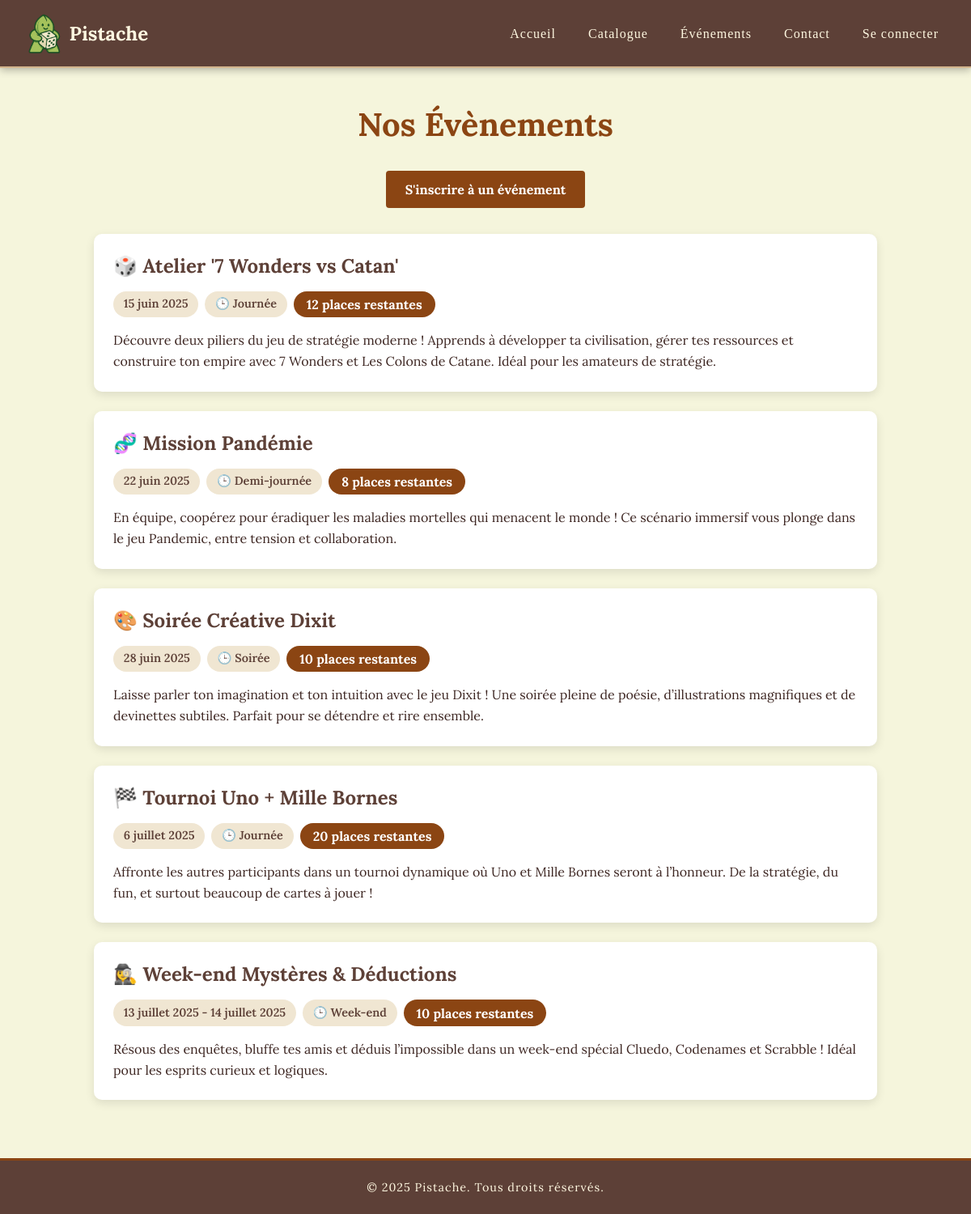
Screenshot of /evenements.php with the database file from the repository.
### tables this page shows
CREATE TABLE evenement(
    id_evenement INT NOT NULL AUTO_INCREMENT,
    titre VARCHAR(100) NOT NULL,
    description TEXT NOT NULL,
    date_debut DATE NOT NULL,
    date_fin DATE NOT NULL,
    capacite_max INT NOT NULL,
    duree_type VARCHAR(50) NOT NULL,
    CONSTRAINT PK_EVENT PRIMARY KEY (id_evenement)
);

### config/config.php (called while the page is built, shortened)
<?php
function estConnecte() {
    return !empty($_SESSION['id_utilisateur']);
}

### evenements.php (the view, shortened to what this page needs)
<?php
require_once __DIR__ . '/config/config.php';
try {
    $conn = connexionBDD();
    $stmt = $conn->prepare("
        SELECT
            e.id_evenement,
            e.titre,
            e.description,
            e.date_debut,
            e.date_fin,
            e.capacite_max,
            e.duree_type,
            COALESCE(SUM(CASE WHEN i.status = 'validé' THEN (1 + COALESCE(i.nb_accompagnant, 0)) ELSE 0 END), 0) as places_prises
        FROM evenement e
        LEFT JOIN inscription i ON e.id_evenement = i.id_evenement
        WHERE e.date_debut >= CURDATE()
        GROUP BY e.id_evenement, e.titre, e.description, e.date_debut, e.date_fin, e.capacite_max, e.duree_type
        ORDER BY e.date_debut ASC
    ");
    $stmt->execute();
    $evenements = $stmt->fetchAll(PDO::FETCH_ASSOC);
} catch (PDOException $e) {
    $evenements = [];
    error_log("Erreur lors de la récupération des événements : " . $e->getMessage());
}
function formatDateFrancais($date) {
    $mois = [
        1 => 'janvier', 2 => 'février', 3 => 'mars', 4 => 'avril',
        5 => 'mai', 6 => 'juin', 7 => 'juillet', 8 => 'août',
        9 => 'septembre', 10 => 'octobre', 11 => 'novembre', 12 => 'décembre'
    ];
    $dateObj = new DateTime($date);
    $jour = $dateObj->format('j');
    $moisNum = (int)$dateObj->format('n');
    $annee = $dateObj->format('Y');
    return $jour . ' ' . $mois[$moisNum] . ' ' . $annee;
}
function getEmojiParTitre($titre) {
    if (stripos($titre, 'wonders') !== false || stripos($titre, 'catan') !== false) {
        return '🎲';
    } elseif (stripos($titre, 'pandémie') !== false || stripos($titre, 'pandemic') !== false) {
        return '🧬';
    } elseif (stripos($titre, 'dixit') !== false) {
        return '🎨';
    } elseif (stripos($titre, 'uno') !== false || stripos($titre, 'mille bornes') !== false) {
        return '🏁';
    } elseif (stripos($titre, 'mystère') !== false || stripos($titre, 'déduction') !== false) {
        return '🕵️‍♀️';
    } else {
        return '🎮';
    }
}
function getIconeDuree($durée_type) {
    switch (strtolower($durée_type)) {
        case 'journée':
            return '🕒 Journée';
        case 'demi-journée':
            return '🕒 Demi-journée';
        case 'soirée':
            return '🕒 Soirée';
        case 'week-end':
            return '🕒 Week-end';
    }
}
include_once 'includes/header.php';
?>
<main>
    <div class="page-content">
    <h1>Nos Évènements</h1>
    </div>
    <a href="inscription_formulaire.html" class="inscription-btn">S'inscrire à un événement</a>
    <?php if (!empty($evenements)): ?>
        <?php foreach ($evenements as $evenement): ?>
            <?php
            $places_restantes = $evenement['capacite_max'] - $evenement['places_prises'];
            $emoji = getEmojiParTitre($evenement['titre']);
            $icone_duree = getIconeDuree($evenement['duree_type']);
            if ($evenement['date_debut'] === $evenement['date_fin']) {
                $date_affichage = formatDateFrancais($evenement['date_debut']);
            } else {
                $date_affichage = formatDateFrancais($evenement['date_debut']) . ' - ' . formatDateFrancais($evenement['date_fin']);
            }
            ?>
            <div class="event">
                <h2><?php echo $emoji; ?> <?php echo htmlspecialchars($evenement['titre']); ?></h2>
                <div class="tags">
                    <span class="tag"><?php echo $date_affichage; ?></span>
                    <span class="tag"><?php echo $icone_duree; ?></span>
                    <span class="places"><?php echo $places_restantes; ?> place<?php echo $places_restantes > 1 ? 's' : ''; ?> restante<?php echo $places_restantes > 1 ? 's' : ''; ?></span>
                </div>
                <p><?php echo htmlspecialchars($evenement['description']); ?></p>
            </div>
        <?php endforeach; ?>
    <?php endif; ?>
</main>
<?php include_once 'includes/footer.php'; ?>

### includes/header.php (shortened to what this page needs)
<?php
require_once __DIR__ . '/../config/config.php';
?>
<!DOCTYPE html>
<html lang="fr">
<head>
    <link rel="stylesheet" href="https://cdnjs.cloudflare.com/ajax/libs/font-awesome/5.15.4/css/all.min.css">
    <link rel="stylesheet" href="assets/css/style.css">
</head>
<body>
<header>
    <a href="index.php" class="logo">
        <img src="assets/images/pistache-logo.png" alt="Logo Pistache" />
        Pistache
    </a>
    <nav>
        <ul id="mainMenu">
            <li><a href="index.php">Accueil</a></li>
            <li><a href="catalogue.php">Catalogue</a></li>
            <li><a href="evenements.php">Événements</a></li>
            <li><a href="contact.php">Contact</a></li>
            <?php if (estConnecte()): ?>
                <li class="dropdown">
                    <a href="#" class="dropdown-toggle">
                        <i class="fas fa-user-circle"></i>
                        <?php echo isset($_SESSION['prenom']) ? $_SESSION['prenom'] : 'Utilisateur'; ?>
                        <i class="fas fa-chevron-down"></i>
                    </a>
                    <div class="dropdown-content">
                        <?php if (estAdmin()): ?>
                            <a href="admin/index.php"><i class="fas fa-cog"></i> Administration</a>
                        <?php endif; ?>
                        <a href="profil.php"><i class="fas fa-user"></i> Mon profil</a>
                        <a href="deconnexion.php"><i class="fas fa-sign-out-alt"></i> Se déconnecter</a>
                    </div>
                </li>
            <?php else: ?>
                <li><a href="connexion.php">Se connecter</a></li>
            <?php endif; ?>
        </ul>
    </nav>
</header>

### includes/footer.php (shortened to what this page needs)
<footer>
    <p>&copy; <?php echo date('Y'); ?> Pistache. Tous droits réservés.</p>
</footer>
</body>
</html>

### assets/css/style.css (style rules this page uses)
:root { --primary-color: #8b4513; --secondary-color: #5d4037; --accent-color: #d2b48c; --light-bg: #f5f5dc; --dark-text: #3e2723; --light-text: #fff8e1; }
* { margin: 0; padding: 0; box-sizing: border-box; font-family: "Lora", Georgia, serif; }
body { background-color: var(--light-bg); color: var(--dark-text); }
header { background: var(--secondary-color); color: var(--light-text); padding: 1rem 2rem; display: flex; justify-content: space-between; align-items: center; box-shadow: 0 2px 10px rgba(0, 0, 0, 0.3); position: fixed; width: 100%; z-index: 1000; border-bottom: 2px solid var(--accent-color); top: 0; left: 0; }
.page-content { padding-top: 80px; }
.logo { font-size: 1.5rem; font-weight: bold; display: flex; align-items: center; text-decoration: none; color: var(--light-text); }
.logo img { height: 50px; margin-right: 8px; }
nav ul { display: flex; list-style: none; gap: 1.5rem; align-items: center; }
nav a { color: var(--light-text); text-decoration: none; padding: 0.5rem; border-radius: 4px; transition: background-color 0.3s; font-family: "Playfair Display", serif; letter-spacing: 1px; }
footer { background-color: var(--secondary-color); color: var(--light-text); text-align: center; padding: 1.5rem; margin-top: 2rem; border-top: 3px solid var(--primary-color); font-family: "Playfair Display", Georgia, serif; font-size: 0.9rem; letter-spacing: 1px; }

### evenements.php (style rules this page uses)
body { font-family: 'Playfair Display', serif; background-color: #f5f5dc; color: #3e2723; margin: 0; padding: 0; }
main { max-width: 1000px; margin: 2rem auto; padding: 1rem; }
h1 { text-align: center; color: #8b4513; margin-bottom: 2rem; font-size: 2.5rem; }
.inscription-btn { display: block; width: fit-content; margin: 0 auto 2rem; padding: 0.8rem 1.5rem; background-color: #8b4513; color: white; border: none; border-radius: 4px; text-decoration: none; font-weight: bold; font-size: 1rem; transition: background-color 0.3s ease; }
.event { background-color: white; padding: 1.5rem; margin-bottom: 1.5rem; border-radius: 10px; box-shadow: 0 4px 12px rgba(0,0,0,0.1); transition: transform 0.2s ease; }
.event h2 { margin-bottom: 1rem; color: #5d4037; font-size: 1.5rem; }
.tags { margin-bottom: 1rem; display: flex; flex-wrap: wrap; gap: 0.5rem; }
.tag { background-color: #f0e6d2; color: #5d4037; padding: 0.4rem 0.8rem; border-radius: 20px; font-size: 0.9rem; font-weight: 600; }
.places { background-color: #8b4513; color: white; border-radius: 20px; padding: 0.4rem 1rem; font-weight: bold; }
.event p { line-height: 1.6; margin: 0; font-size: 1rem; }

### rows the page displays
evenement: titre "🎲", titre "Atelier '7 Wonders vs Catan'", date_debut "15 juin 2025", duree_type "🕒 Journée", capacite_max "12", description "Découvre deux piliers du jeu de stratégie moderne ! Apprends à développer ta civilisation, gérer tes ressources et construire ton empire avec 7 Wonders et Les Colons de Catane. Idéal pour les amateurs de stratégie."
evenement: titre "🧬", titre "Mission Pandémie", date_debut "22 juin 2025", duree_type "🕒 Demi-journée", capacite_max "8", description "En équipe, coopérez pour éradiquer les maladies mortelles qui menacent le monde ! Ce scénario immersif vous plonge dans le jeu Pandemic, entre tension et collaboration."
evenement: titre "🎨", titre "Soirée Créative Dixit", date_debut "28 juin 2025", duree_type "🕒 Soirée", capacite_max "10", shows "s", description "Laisse parler ton imagination et ton intuition avec le jeu Dixit ! Une soirée pleine de poésie, d’illustrations magnifiques et de devinettes subtiles. Parfait pour se détendre et rire ensemble."
evenement: titre "🏁", titre "Tournoi Uno + Mille Bornes", date_debut "6 juillet 2025", duree_type "🕒 Journée", capacite_max "20", description "Affronte les autres participants dans un tournoi dynamique où Uno et Mille Bornes seront à l’honneur. De la stratégie, du fun, et surtout beaucoup de cartes à jouer !"
evenement: titre "🕵️‍♀️", titre "Week-end Mystères & Déductions", date_affichage "13 juillet 2025 - 14 juillet 2025", duree_type "🕒 Week-end", capacite_max "10", description "Résous des enquêtes, bluffe tes amis et déduis l’impossible dans un week-end spécial Cluedo, Codenames et Scrabble ! Idéal pour les esprits curieux et logiques."
